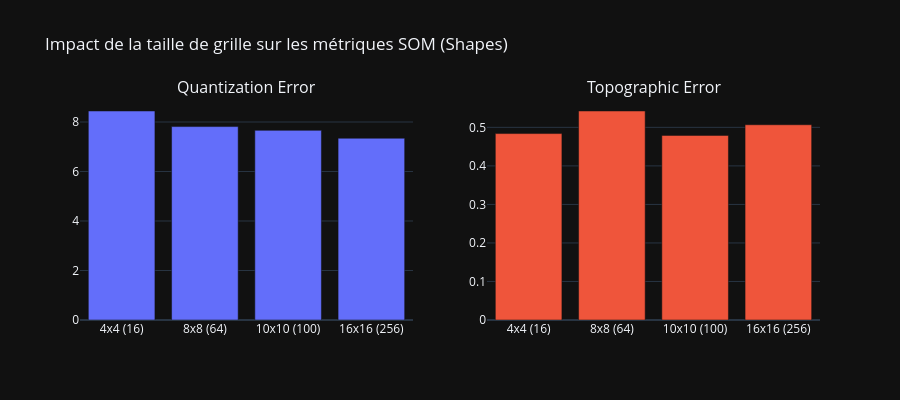

Here is the notebook cell this chart was saved with:
### Code cell
labels = [f"{gs[0]}x{gs[1]}\n({gs[0]*gs[1]})" for gs, _, _ in sweep_results]
qes = [r[1] for r in sweep_results]
tes = [r[2] for r in sweep_results]

fig = make_subplots(rows=1, cols=2, subplot_titles=["Quantization Error", "Topographic Error"])

fig.add_trace(
    go.Bar(x=labels, y=qes, marker_color="#636efa", name="QE"),
    row=1, col=1
)
fig.add_trace(
    go.Bar(x=labels, y=tes, marker_color="#EF553B", name="TE"),
    row=1, col=2
)

fig.update_layout(
    title_text="Impact de la taille de grille sur les métriques SOM (Shapes)",
    template="plotly_dark",
    showlegend=False,
    height=400, width=900
)
fig.show()

### Figure 1 — Plotly figure (JSON) as saved in the notebook; plotly's stock layout.template omitted (floating-point values rounded to 4 significant figures)
{"data": [{"marker": {"color": "#636efa"}, "name": "QE", "type": "bar", "x": ["4x4\n(16)", "8x8\n(64)", "10x10\n(100)", "16x16\n(256)"], "xaxis": "x", "y": [8.444, 7.814, 7.662, 7.344], "yaxis": "y"}, {"marker": {"color": "#EF553B"}, "name": "TE", "type": "bar", "x": ["4x4\n(16)", "8x8\n(64)", "10x10\n(100)", "16x16\n(256)"], "xaxis": "x2", "y": [0.4839, 0.5425, 0.4792, 0.5068], "yaxis": "y2"}], "layout": {"annotations": [{"font": {"size": 16}, "showarrow": false, "text": "Quantization Error", "x": 0.225, "xanchor": "center", "xref": "paper", "y": 1, "yanchor": "bottom", "yref": "paper"}, {"font": {"size": 16}, "showarrow": false, "text": "Topographic Error", "x": 0.775, "xanchor": "center", "xref": "paper", "y": 1, "yanchor": "bottom", "yref": "paper"}], "height": 400, "showlegend": false, "title": {"text": "Impact de la taille de grille sur les métriques SOM (Shapes)"}, "width": 900, "xaxis": {"anchor": "y", "domain": [0, 0.45]}, "xaxis2": {"anchor": "y2", "domain": [0.55, 1]}, "yaxis": {"anchor": "x", "domain": [0, 1]}, "yaxis2": {"anchor": "x2", "domain": [0, 1]}}}
